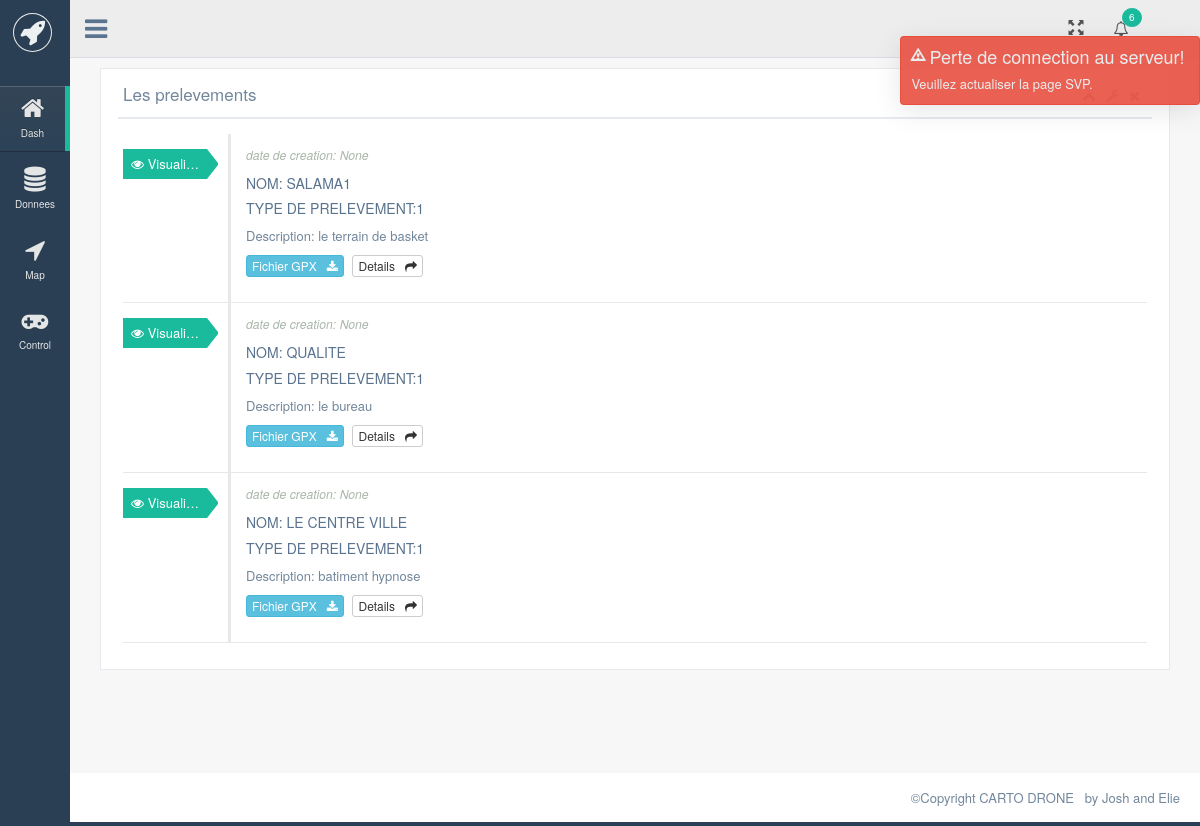
The app's page /app/timeline/, older data.
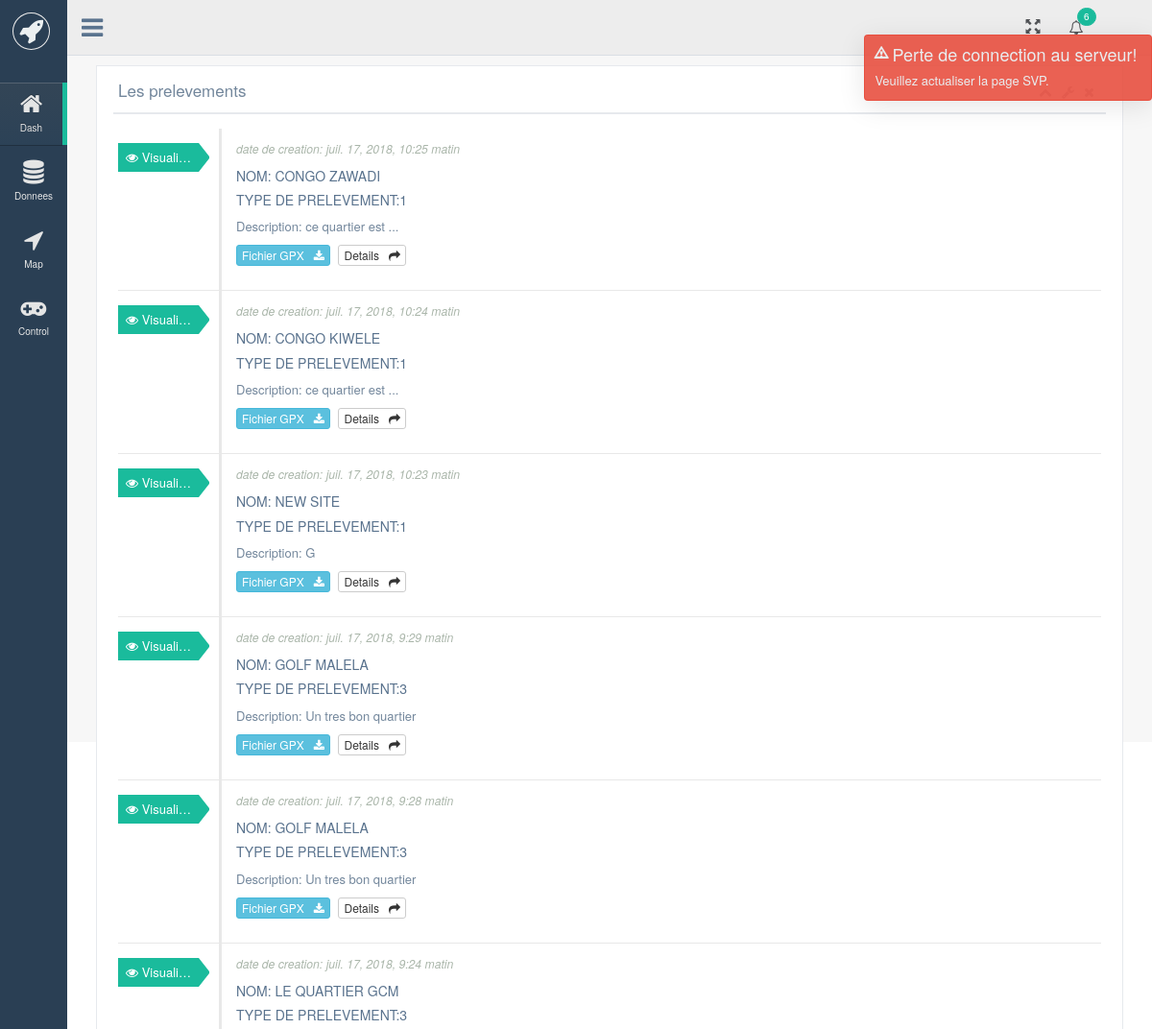
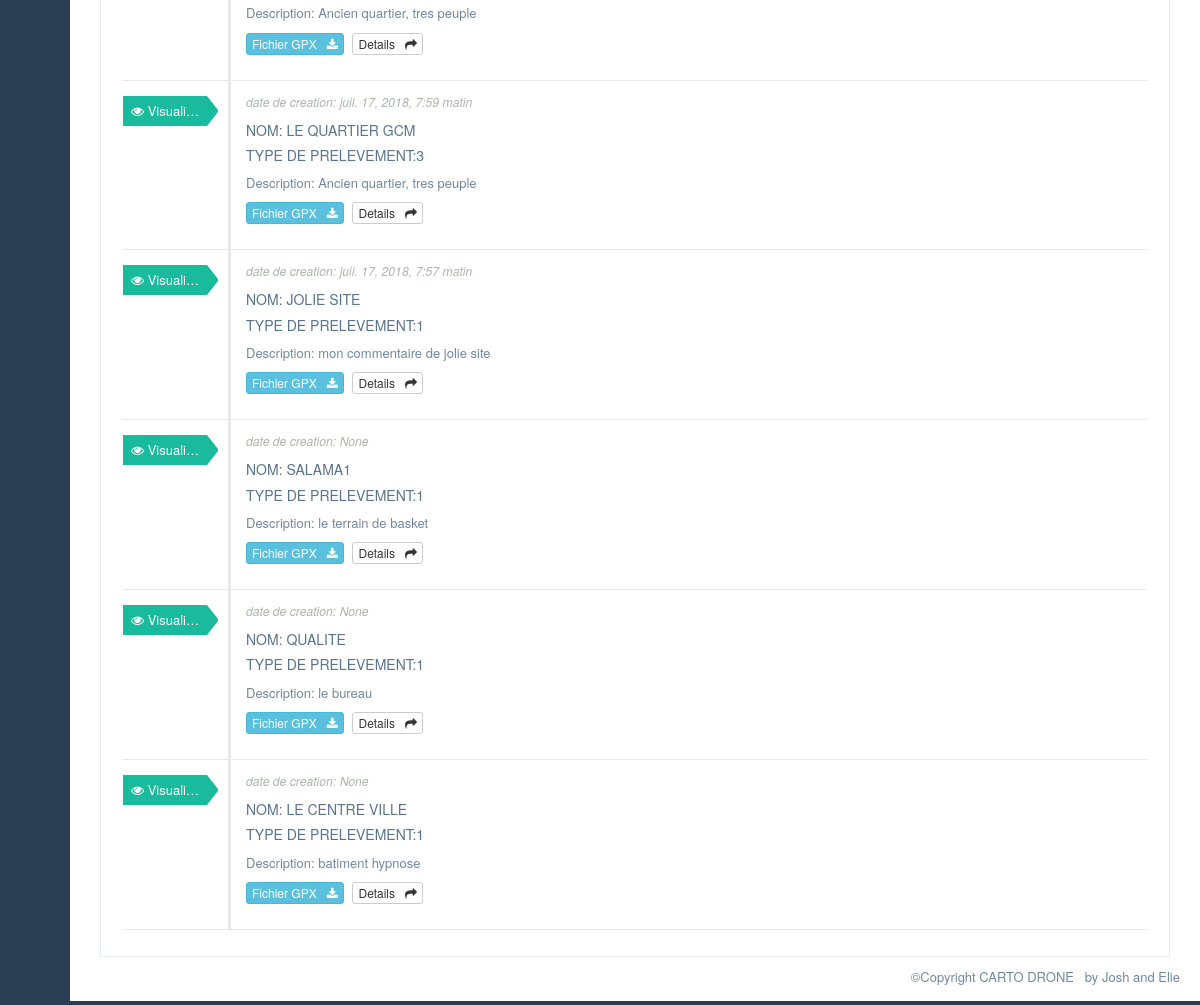
The same page, newer data (2 pictures, top to bottom).
### app/models.py (models this page shows)
class Site(models.Model):
    name=models.CharField(max_length=50)
    site_number = models.CharField(max_length=50)
    type=models.CharField(max_length=50)
    description=models.CharField(max_length=50)
    created_at=models.DateTimeField(auto_now_add=True)
    updated_at=models.DateTimeField(auto_now=True)

### app/views.py (the view)
def timeline(request):
    sites= Site.objects.all().order_by(Lower('created_at').desc())
    return render(request,'app/timeline.html',{'sites':sites})

### app/templates/app/timeline.html (shortened to what this page needs)
{% extends 'layouts/template.html' %}
{% block content %}
<div class="col-md-12 col-sm-12 col-xs-12">
    <div class="x_panel">
        <div class="x_title">
            <h2> Les prelevements<small></small></h2>
            <ul class="nav navbar-right panel_toolbox">
                <li><a class="collapse-link"></a>
                </li>
                <li class="dropdown">
                    <a href="#" class="dropdown-toggle" data-toggle="dropdown" role="button" aria-expanded="false"></a>
                </li>
                <li><a class="close-link"></a>
                </li>
            </ul>
            <div class="clearfix"></div>
        </div>
        <div class="x_content">
            <ul class="list-unstyled timeline">
                {% for s in sites %}
                <li>
                    <div class="block">
                        <div class="tags">
                            <a href="/app/timeline_details/{{ s.site_number}}" class="tag">
                                <span><i class="fa fa-eye"></i> Visualiser</span>
                            </a>
                        </div>
                        <div class="block_content">
                            <div class="byline">
                                <span>date de creation: {{s.created_at}}</span>
                            </div>
                            <h5 class="title">
                                <a>NOM: {{s.name |upper}}</a>
                            </h5>
                            <h5 class="title">
                                <a>TYPE  DE PRELEVEMENT:{{s.type }}</a>
                            </h5>
                            <p class="excerpt">
                                Description: {{s.description }}
                            </p>
                            <p class="url">
                                <a href="#" class="btn btn-info btn-xs">
                                    Fichier GPX &nbsp; <i class="fa fa-download"></i>
                                </a>
                                <a href="/app/data/{{ s.site_number}}" class="btn btn-default btn-xs">
                                    Details &nbsp; <i class="fa fa-share"></i>
                                </a>
                            </p>
                        </div>
                    </div>
                </li>
               {% endfor %}
            </ul>
        </div>
    </div>
</div>
{% endblock %}

### templates/layouts/template.html (shortened to what this page needs)
{% load static %}
<!DOCTYPE html>
<html lang="en">
    <head>
        <link href="{% static 'vendors/bootstrap/dist/css/bootstrap.min.css'  %} " rel="stylesheet">
        <link href="{% static 'vendors/font-awesome/css/font-awesome.min.css'  %} " rel="stylesheet">
        <link href="{% static 'vendors/nprogress/nprogress.css'  %} " rel="stylesheet">
        <link href="{% static 'build/css/custom.min.css'  %} " rel="stylesheet">
        <link href="{% static 'build/css/pnotify.css'  %} " rel="stylesheet">
    </head>
    <body class="nav-sm">
        <div class="container body">
            <div class="main_container">
                <div class="col-md-3 left_col">
                    <div class="left_col scroll-view">
                        <div class="navbar nav_title" style="border: 0;">
                            <a href="index.html" class="site_title"><i class="fa fa-rocket"></i> <span>CARTO DRONE</span></a>
                        </div>
                        <br />
                        {% include 'layouts/_aside.html' %}
                    </div>
                </div>
                {% include 'layouts/_navbar.html' %}
                <div class="right_col" role="main">
                    {% block content %}
                    {% endblock %}
                </div>
                <footer>
                    <div class="pull-right">
                        &COPY;Copyright CARTO DRONE &nbsp; by Josh and Elie <a href="#"></a>
                    </div>
                    <div class="clearfix"></div>
                </footer>
            </div>
        </div>
    </body>
</html>

### templates/layouts/_aside.html
 <div id="sidebar-menu" class="main_menu_side hidden-print main_menu">
              <div class="menu_section">
                <ul class="nav side-menu">
                  <li class="active"><a href="javascript:void(0)"><i class="fa fa-home"></i> Dash</a></li>
                  <li class=""><a href="javascript:void(0)"><i class="fa fa-database"></i> Donnees</a></li>
                  <li class=""><a href="javascript:void(0)"><i class="fa fa-location-arrow"></i> Map</a></li>
                  <li class=""><a href="javascript:void(0)"><i class="fa fa-gamepad"></i> Control</a></li>
                </ul>
              </div>
            </div>

### templates/layouts/_navbar.html (shortened to what this page needs)
<div class="top_nav">
          <div class="nav_menu">
            <nav>
              <div class="nav toggle">
                <a id="menu_toggle"><i class="fa fa-bars"></i></a>
              </div>
              <ul class="nav navbar-nav navbar-right" style="margin-right: 5%">
                <li role="presentation" class="dropdown">
                  <a href="javascript:;" class="dropdown-toggle info-number" data-toggle="dropdown" aria-expanded="false">
                    <i class="fa fa-bell-o"></i>
                    <span class="badge bg-green">6</span>
                  </a>
                </li>
                <li>
                    <a   id="btnFullScreen">
                    <i class="glyphicon glyphicon-fullscreen"  ></i>
                  </a>
                </li>
              </ul>
            </nav>
          </div>
        </div>

Row changes from the older to the newer data that the page shows:
added Site: created_at "juil. 17, 2018, 10:25 matin", name "CONGO ZAWADI", type "1", description "ce quartier est ..."
added Site: created_at "juil. 17, 2018, 10:24 matin", name "CONGO KIWELE", type "1", description "ce quartier est ..."
added Site: created_at "juil. 17, 2018, 10:23 matin", name "NEW SITE", type "1", description "G"
added Site: created_at "juil. 17, 2018, 9:29 matin", name "GOLF MALELA", type "3", description "Un tres bon quartier"
added Site: created_at "juil. 17, 2018, 9:28 matin", name "GOLF MALELA", type "3", description "Un tres bon quartier"
added Site: created_at "juil. 17, 2018, 9:24 matin", name "LE QUARTIER GCM", type "3", description "Ancien quartier, tres peuple"
added Site: created_at "juil. 17, 2018, 7:59 matin", name "LE QUARTIER GCM", type "3", description "Ancien quartier, tres peuple"
added Site: created_at "juil. 17, 2018, 7:57 matin", name "JOLIE SITE", type "1", description "mon commentaire de jolie site"
